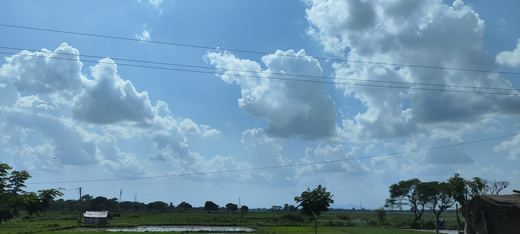
#> input picture assets/photos/thumb/0583fa59db23.jpg, 520 x 234 px, given as the content of the folder gal, which was not available
$ python build-gallery.py ../assets/photos/thumb/0583fa59db23.jpg
#> lines starting #> are read from the running program, lines starting #| are printed output that depends on the picture; pictures that were not available may be replaced by others from this repository, and a replacement may not be noted
"""Build the gallery's web assets from the photo drop in gal/.

Reads every JPEG in gal/, writes a thumbnail and a display copy into
assets/photos/, and records each photo's capture date and dominant colour in
assets/photos/index.json — the two things the gallery sorts on.

The originals in gal/ are only ever read; they are not committed (see
.gitignore). Re-run after adding photos:

    python tools/build-gallery.py

Positions on the colour wheel run white -> violet -> blue -> green -> yellow
-> red -> black -> grey -> back to white, matching the wheel drawn in the UI:
the rainbow with white at its violet end, black at its red end, and grey
bridging the two.
"""

import colorsys
import hashlib
import json
import pathlib
from PIL import Image, ImageOps

SRC = pathlib.Path("gal")
OUT = pathlib.Path("assets/photos")
THUMB_EDGE = 520        # grid
VIEW_EDGE = 2400        # full view, with room to zoom into
ANALYSIS_EDGE = 160     # colour sampling

# A pixel only votes on hue if it is colourful enough and neither crushed
# black nor blown white.
MIN_SAT = 0.18
MIN_VAL = 0.10
MAX_VAL = 0.97
# Below this share of colourful pixels the photo is treated as neutral.
NEUTRAL_CUTOFF = 0.20

# (upper bound in degrees, name) — walked in order. The yellow/green line
# sits at 62 rather than the textbook 70: foliage peaks in the olives, and
# above 62 a photo reads green to the eye even when its hue says yellow.
HUE_NAMES = [
    (12,  "red"),
    (40,  "orange"),
    (62,  "yellow"),
    (155, "green"),
    (200, "cyan"),
    (250, "blue"),
    (295, "violet"),
    (340, "pink"),
    (360, "red"),
]

# The wheel the UI draws, clockwise: the rainbow, then white, grey and black
# closing the circle back to red — white next to the blues, black next to
# the reds, grey bridging the two.
WHEEL = ["red", "orange", "yellow", "green", "cyan", "blue",
         "violet", "pink", "white", "grey", "black"]


def capture_date(img):
    """EXIF DateTimeOriginal as YYYY-MM-DD HH:MM, or None."""
    exif = img.getexif()
    raw = exif.get_ifd(0x8769).get(36867) or exif.get(306)
    if not raw:
        return None
    try:
        d, t = str(raw).split(" ")
        return d.replace(":", "-") + " " + t[:5]
    except ValueError:
        return None


def hue_name(hue):
    lo = 0
    for bound, name in HUE_NAMES:
        if hue < bound:
            return name, (hue - lo) / max(bound - lo, 1)
        lo = bound
    return "red", 0.0


def wheel_position(name, within):
    """One sortable number: which wheel segment, and where inside it."""
    return round(WHEEL.index(name) + min(max(within, 0.0), 0.999), 4)


def analyse(img):
    """Dominant colour of a photo, as a wheel position and a name."""
    small = img.convert("RGB").copy()
    small.thumbnail((ANALYSIS_EDGE, ANALYSIS_EDGE), Image.Resampling.BILINEAR)

    bins = [0.0] * 36
    colourful = 0
    total = 0
    val_sum = 0.0
    best = (0.0, (0, 0, 0))

    raw = small.tobytes()
    for i in range(0, len(raw), 3):
        r, g, b = raw[i], raw[i + 1], raw[i + 2]
        total += 1
        h, s, v = colorsys.rgb_to_hsv(r / 255, g / 255, b / 255)
        val_sum += v
        if s >= MIN_SAT and MIN_VAL <= v <= MAX_VAL:
            colourful += 1
            weight = s * v
            bins[int(h * 360) // 10] += weight
            if weight > best[0]:
                best = (weight, (r, g, b))

    share = colourful / max(total, 1)
    mean_val = val_sum / max(total, 1)

    if share < NEUTRAL_CUTOFF:
        # Neutral: placed on the white -> grey -> black arc by brightness,
        # which is the direction the wheel runs.
        if mean_val < 0.28:
            name = "black"
        elif mean_val > 0.68:
            name = "white"
        else:
            name = "grey"
        return {
            "family": "neutral", "colour": name, "tone": round(mean_val, 3),
            "wheel": wheel_position(name, 1.0 - mean_val),
            "swatch": "#%02x%02x%02x" % tuple(round(mean_val * 255) for _ in range(3)),
        }

    # Smooth the histogram around the circle so a hue straddling two bins
    # does not lose to a narrow spike.
    smooth = [bins[(i - 1) % 36] * 0.5 + bins[i] + bins[(i + 1) % 36] * 0.5
              for i in range(36)]
    peak = max(range(36), key=lambda i: smooth[i])
    hue = peak * 10 + 5
    name, within = hue_name(hue)

    return {
        "family": "colour", "colour": name, "hue": hue,
        "wheel": wheel_position(name, within),
        "swatch": "#%02x%02x%02x" % best[1],
    }


def derivative(img, edge, path, quality):
    copy = img.copy()
    copy.thumbnail((edge, edge), Image.Resampling.LANCZOS)
    copy.save(path, "JPEG", quality=quality, optimize=True, progressive=True)
    return copy.size


def reindex():
    """Re-run only the colour analysis, off the thumbnails already built.

    Timeline positions and dimensions are kept from the existing index, so
    tuning the colour rules costs seconds instead of re-encoding every photo.
    """
    index = OUT / "index.json"
    photos = json.loads(index.read_text(encoding="utf-8"))
    for p in photos:
        thumb = Image.open(OUT / "thumb" / p["file"])
        for key in ("family", "colour", "hue", "tone", "wheel", "swatch"):
            p.pop(key, None)
        p.update(analyse(thumb))
    photos.sort(key=lambda p: p["seq"])
    index.write_text(json.dumps(photos, separators=(",", ":")), encoding="utf-8")
    print(f"re-analysed {len(photos)} photos -> {index}")


def main():
    (OUT / "thumb").mkdir(parents=True, exist_ok=True)
    (OUT / "view").mkdir(parents=True, exist_ok=True)

    photos = []
    files = sorted(SRC.glob("*.jpg")) + sorted(SRC.glob("*.jpeg"))
    for i, f in enumerate(files, 1):
        img = Image.open(f)
#> img is the input picture: PIL image 520x234 RGB; mean R, G, B 112.7, 148.1, 172.5
        date = capture_date(img)
        img.draft("RGB", (VIEW_EDGE * 2, VIEW_EDGE * 2))   # fast JPEG scaling
        img = ImageOps.exif_transpose(img).convert("RGB")

        # Derivatives are named from a hash of the original, not from it:
        # camera filenames carry the capture date, and the published site is
        # meant not to give dates away. Stable, so re-runs do not churn.
        name = hashlib.sha1(f.stem.encode("utf-8")).hexdigest()[:12] + ".jpg"
        derivative(img, VIEW_EDGE, OUT / "view" / name, 84)
        tw, th = derivative(img, THUMB_EDGE, OUT / "thumb" / name, 78)
#> tw = 520; th = 234

        entry = {"file": name, "w": tw, "h": th, "_date": date or ""}
#> entry = {'file': 'd81be4657a6c.jpg', 'w': 520, 'h': 234, '_date': ''}
        entry.update(analyse(img))
#> in analyse, `small.thumbnail((ANALYSIS_EDGE, ANALYSIS_EDGE), Image.Resampling.BILIN..`:
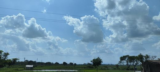
#> small: PIL image 160x72 RGB; mean R, G, B 112.7, 148.1, 172.5
#> the loop in analyse, `for i in range(0, len(raw), 3):` made 11520 passes
#> (i, r, g, b, h, s, v, val_sum) on passes 54 to 56: (159, 128, 179, 223, 0.577, 0.426, 0.875, 46.98), (162, 123, 174, 220, 0.579, 0.441, 0.863, 47.84), (165, 120, 171, 218, 0.58, 0.45, 0.855, 48.69)
#> (i, r, g, b, h, s, v, val_sum) on passes 2 to 7: (3, 120, 168, 214, 0.582, 0.439, 0.839, 1.67), (6, 121, 169, 215, 0.582, 0.437, 0.843, 2.52), (9, 124, 172, 218, 0.582, 0.431, 0.855, 3.37), (12, 125, 173, 219, 0.582, 0.429, 0.859, 4.23), (15, 125, 174, 217, 0.578, 0.424, 0.851, 5.08), (18, 126, 175, 218, 0.578, 0.422, 0.855, 5.94)
        photos.append(entry)
        print(f"[{i:>3}/{len(files)}] {name}  {entry['colour']:<7} {date}")
#| [  1/1] d81be4657a6c.jpg  blue    None

    # The capture date orders the timeline but is never published: the index
    # carries only the resulting position, so no date reaches the page.
    photos.sort(key=lambda p: p.pop("_date"))
    for n, p in enumerate(photos):
        p["seq"] = n
#> this loop made 1 pass

    (OUT / "index.json").write_text(
        json.dumps(photos, indent=None, separators=(",", ":")), encoding="utf-8")
    print(f"\n{len(photos)} photos -> {OUT/'index.json'}")
#| 1 photos -> assets/photos/index.json


if __name__ == "__main__":
    import sys
    reindex() if "--reindex" in sys.argv else main()

$ run again, on assets/photos/thumb/18daba106452.jpg
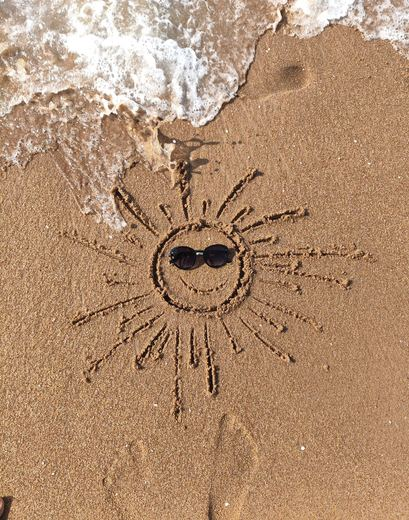
#> input picture assets/photos/thumb/18daba106452.jpg, 409 x 520 px, given as the content of the folder gal, which was not available
#> in main, img is the input picture: PIL image 409x520 RGB; mean R, G, B 177.2, 142.2, 112.8
#> tw = 409; th = 520
#> entry = {'file': '156cdd81db45.jpg', 'w': 409, 'h': 520, '_date': ''}
#> in analyse, `small.thumbnail((ANALYSIS_EDGE, ANALYSIS_EDGE), Image.Resampling.BILIN..`:
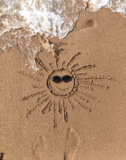
#> small: PIL image 126x160 RGB; mean R, G, B 177.2, 142.2, 112.8
#> the loop in analyse, `for i in range(0, len(raw), 3):` made 20160 passes
#> (i, r, g, b, h, s, v, val_sum) on passes 21, 26: (60, 212, 191, 171, 0.0813, 0.193, 0.831, 16.78), (75, 219, 197, 176, 0.0814, 0.196, 0.859, 21.15)
#| [  1/1] 156cdd81db45.jpg  orange  None
#> the loop in main, `for n, p in enumerate(photos):` made 1 pass
#| 1 photos -> assets/photos/index.json

$ run again, on assets/photos/thumb/1d711b850fa9.jpg
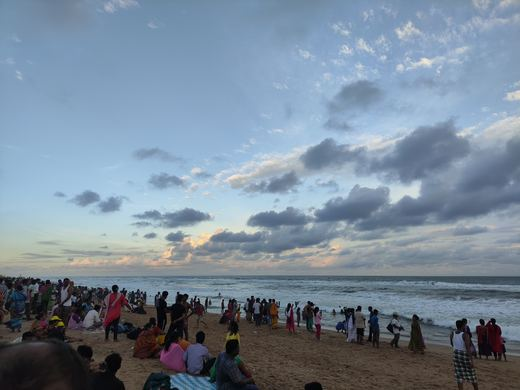
#> input picture assets/photos/thumb/1d711b850fa9.jpg, 520 x 390 px, given as the content of the folder gal, which was not available
#> in main, img is the input picture: PIL image 520x390 RGB; mean R, G, B 120, 135.9, 151.8
#> tw = 520; th = 390
#> entry = {'file': 'fe641b41a460.jpg', 'w': 520, 'h': 390, '_date': ''}
#> in analyse, `small.thumbnail((ANALYSIS_EDGE, ANALYSIS_EDGE), Image.Resampling.BILIN..`:
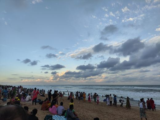
#> small: PIL image 160x120 RGB; mean R, G, B 120, 135.9, 151.7
#> the loop in analyse, `for i in range(0, len(raw), 3):` made 19200 passes
#> (i, r, g, b, h, s, v, val_sum) on passes 2, 44: (3, 110, 140, 166, 0.577, 0.337, 0.651, 1.29), (129, 111, 137, 168, 0.591, 0.339, 0.659, 28.37)
#| [  1/1] fe641b41a460.jpg  blue    None
#> the loop in main, `for n, p in enumerate(photos):` made 1 pass
#| 1 photos -> assets/photos/index.json
